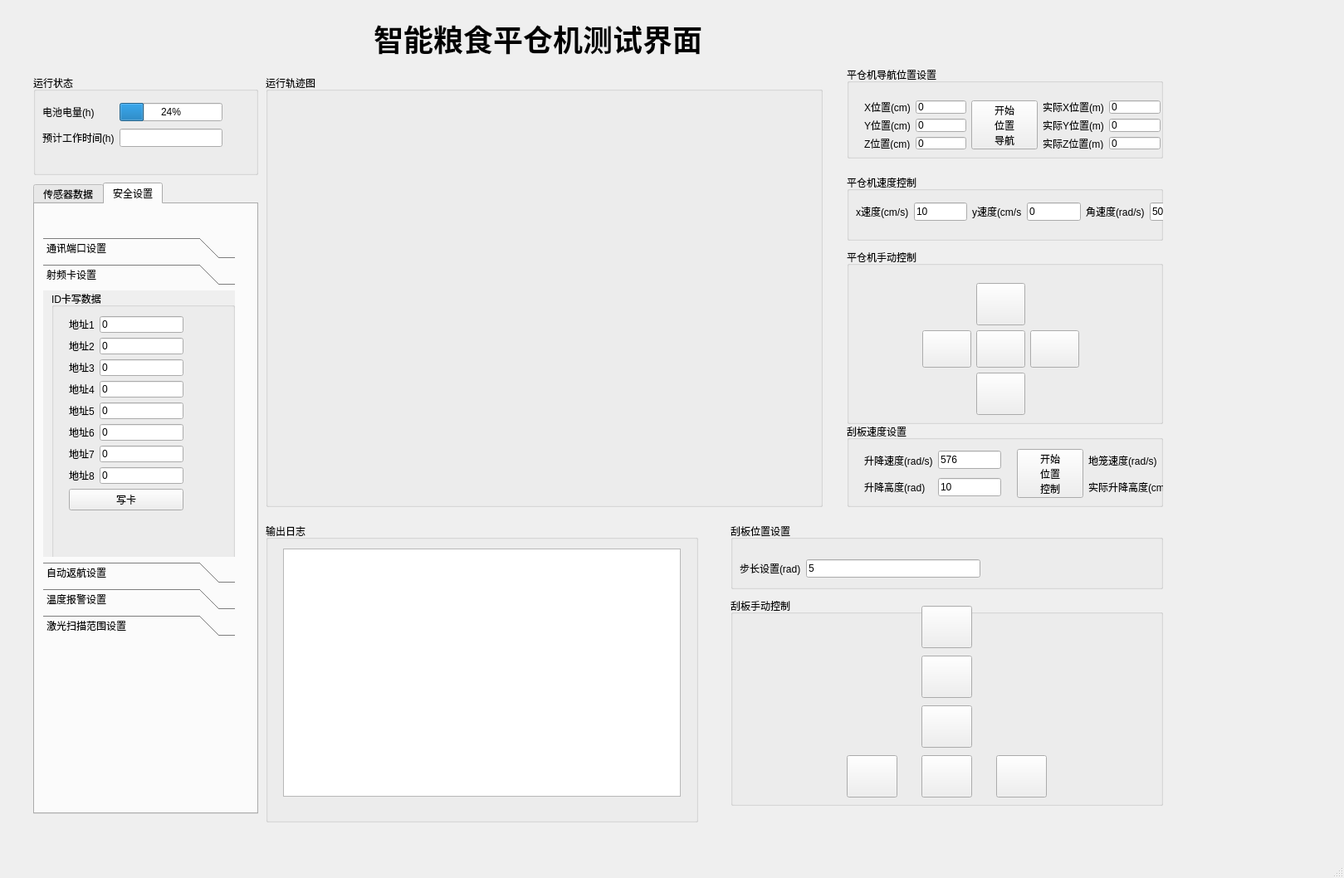
<?xml version="1.0" encoding="UTF-8"?>
<ui version="4.0">
 <class>MainWindow</class>
 <widget class="QMainWindow" name="MainWindow">
  <property name="windowModality">
   <enum>Qt::NonModal</enum>
  </property>
  <property name="geometry">
   <rect>
    <x>0</x>
    <y>0</y>
    <width>1619</width>
    <height>1058</height>
   </rect>
  </property>
  <property name="minimumSize">
   <size>
    <width>0</width>
    <height>0</height>
   </size>
  </property>
  <property name="windowTitle">
   <string>MainWindow</string>
  </property>
  <property name="windowOpacity">
   <double>1.000000000000000</double>
  </property>
  <property name="autoFillBackground">
   <bool>false</bool>
  </property>
  <property name="tabShape">
   <enum>QTabWidget::Rounded</enum>
  </property>
  <widget class="QWidget" name="centralWidget">
   <widget class="QGroupBox" name="groupBox">
    <property name="geometry">
     <rect>
      <x>1020</x>
      <y>80</y>
      <width>381</width>
      <height>111</height>
     </rect>
    </property>
    <property name="title">
     <string>平仓机导航位置设置</string>
    </property>
    <widget class="QWidget" name="layoutWidget">
     <property name="geometry">
      <rect>
       <x>10</x>
       <y>30</y>
       <width>379</width>
       <height>81</height>
      </rect>
     </property>
     <layout class="QVBoxLayout" name="verticalLayout_2">
      <item>
       <layout class="QGridLayout" name="gridLayout_5">
        <item row="0" column="1">
         <widget class="QLineEdit" name="expectXPositionlineEdit">
          <property name="text">
           <string>0</string>
          </property>
         </widget>
        </item>
        <item row="2" column="1">
         <widget class="QLineEdit" name="expectZPositionlineEdit">
          <property name="text">
           <string>0</string>
          </property>
         </widget>
        </item>
        <item row="2" column="0">
         <widget class="QLabel" name="label_12">
          <property name="text">
           <string>Z位置(cm)</string>
          </property>
         </widget>
        </item>
        <item row="0" column="3" rowspan="3">
         <widget class="QPushButton" name="startNaviPushButton">
          <property name="sizePolicy">
           <sizepolicy hsizetype="Preferred" vsizetype="Preferred">
            <horstretch>0</horstretch>
            <verstretch>0</verstretch>
           </sizepolicy>
          </property>
          <property name="text">
           <string>开始
位置
 导航 </string>
          </property>
         </widget>
        </item>
        <item row="2" column="4">
         <widget class="QLabel" name="label_62">
          <property name="text">
           <string>实际Z位置(m)</string>
          </property>
         </widget>
        </item>
        <item row="1" column="0">
         <widget class="QLabel" name="label">
          <property name="text">
           <string>Y位置(cm)</string>
          </property>
         </widget>
        </item>
        <item row="1" column="5">
         <widget class="QLineEdit" name="measureYPositionlineEdit">
          <property name="sizePolicy">
           <sizepolicy hsizetype="Preferred" vsizetype="Preferred">
            <horstretch>0</horstretch>
            <verstretch>0</verstretch>
           </sizepolicy>
          </property>
          <property name="text">
           <string>0</string>
          </property>
         </widget>
        </item>
        <item row="1" column="1">
         <widget class="QLineEdit" name="expectYPositionlineEdit">
          <property name="text">
           <string>0</string>
          </property>
         </widget>
        </item>
        <item row="0" column="4">
         <widget class="QLabel" name="label_13">
          <property name="text">
           <string>实际X位置(m)</string>
          </property>
         </widget>
        </item>
        <item row="2" column="5">
         <widget class="QLineEdit" name="measureZPositionlineEdit">
          <property name="text">
           <string>0</string>
          </property>
         </widget>
        </item>
        <item row="0" column="5">
         <widget class="QLineEdit" name="measureXPositionlineEdit">
          <property name="text">
           <string>0</string>
          </property>
         </widget>
        </item>
        <item row="1" column="4">
         <widget class="QLabel" name="label_34">
          <property name="text">
           <string>实际Y位置(m)</string>
          </property>
         </widget>
        </item>
        <item row="0" column="0">
         <widget class="QLabel" name="label_11">
          <property name="text">
           <string>X位置(cm)</string>
          </property>
         </widget>
        </item>
       </layout>
      </item>
     </layout>
    </widget>
   </widget>
   <widget class="QGroupBox" name="groupBox_2">
    <property name="geometry">
     <rect>
      <x>1020</x>
      <y>210</y>
      <width>381</width>
      <height>80</height>
     </rect>
    </property>
    <property name="title">
     <string>平仓机速度控制</string>
    </property>
    <widget class="QWidget" name="layoutWidget">
     <property name="geometry">
      <rect>
       <x>0</x>
       <y>20</y>
       <width>440</width>
       <height>51</height>
      </rect>
     </property>
     <layout class="QGridLayout" name="gridLayout_11">
      <item row="2" column="2">
       <widget class="QLabel" name="label_66">
        <property name="text">
         <string>y速度(cm/s</string>
        </property>
       </widget>
      </item>
      <item row="2" column="0">
       <widget class="QLabel" name="label_78">
        <property name="text">
         <string>x速度(cm/s)</string>
        </property>
       </widget>
      </item>
      <item row="2" column="3">
       <widget class="QLineEdit" name="carYSpeedlineEdit">
        <property name="text">
         <string>0</string>
        </property>
       </widget>
      </item>
      <item row="2" column="1">
       <widget class="QLineEdit" name="carXSpeedlineEdit">
        <property name="text">
         <string>10</string>
        </property>
       </widget>
      </item>
      <item row="2" column="5">
       <widget class="QLineEdit" name="carZSpeedlineEdit">
        <property name="text">
         <string>50</string>
        </property>
       </widget>
      </item>
      <item row="2" column="4">
       <widget class="QLabel" name="label_67">
        <property name="text">
         <string>角速度(rad/s)</string>
        </property>
       </widget>
      </item>
     </layout>
    </widget>
   </widget>
   <widget class="QGroupBox" name="groupBox_3">
    <property name="geometry">
     <rect>
      <x>1020</x>
      <y>300</y>
      <width>381</width>
      <height>211</height>
     </rect>
    </property>
    <property name="title">
     <string>平仓机手动控制</string>
    </property>
    <widget class="QWidget" name="layoutWidget">
     <property name="geometry">
      <rect>
       <x>80</x>
       <y>30</y>
       <width>211</width>
       <height>181</height>
      </rect>
     </property>
     <layout class="QGridLayout" name="gridLayout_12">
      <item row="2" column="0" rowspan="2">
       <widget class="QPushButton" name="turnleftPushButton">
        <property name="sizePolicy">
         <sizepolicy hsizetype="Preferred" vsizetype="Preferred">
          <horstretch>0</horstretch>
          <verstretch>0</verstretch>
         </sizepolicy>
        </property>
        <property name="text">
         <string/>
        </property>
       </widget>
      </item>
      <item row="2" column="1" rowspan="2">
       <widget class="QPushButton" name="stopcarPushButton">
        <property name="enabled">
         <bool>true</bool>
        </property>
        <property name="sizePolicy">
         <sizepolicy hsizetype="Preferred" vsizetype="Preferred">
          <horstretch>0</horstretch>
          <verstretch>0</verstretch>
         </sizepolicy>
        </property>
        <property name="text">
         <string/>
        </property>
       </widget>
      </item>
      <item row="0" column="1" rowspan="2">
       <widget class="QPushButton" name="forwardPushButton">
        <property name="enabled">
         <bool>true</bool>
        </property>
        <property name="sizePolicy">
         <sizepolicy hsizetype="Preferred" vsizetype="Preferred">
          <horstretch>0</horstretch>
          <verstretch>0</verstretch>
         </sizepolicy>
        </property>
        <property name="text">
         <string/>
        </property>
        <property name="iconSize">
         <size>
          <width>128</width>
          <height>128</height>
         </size>
        </property>
       </widget>
      </item>
      <item row="4" column="1" rowspan="2">
       <widget class="QPushButton" name="backwardPushButton">
        <property name="sizePolicy">
         <sizepolicy hsizetype="Preferred" vsizetype="Preferred">
          <horstretch>0</horstretch>
          <verstretch>0</verstretch>
         </sizepolicy>
        </property>
        <property name="text">
         <string/>
        </property>
       </widget>
      </item>
      <item row="2" column="2" rowspan="2">
       <widget class="QPushButton" name="turnrightPushButton">
        <property name="sizePolicy">
         <sizepolicy hsizetype="Preferred" vsizetype="Preferred">
          <horstretch>0</horstretch>
          <verstretch>0</verstretch>
         </sizepolicy>
        </property>
        <property name="text">
         <string/>
        </property>
       </widget>
      </item>
     </layout>
    </widget>
   </widget>
   <widget class="QGroupBox" name="groupBox_4">
    <property name="geometry">
     <rect>
      <x>1020</x>
      <y>510</y>
      <width>381</width>
      <height>101</height>
     </rect>
    </property>
    <property name="title">
     <string>刮板速度设置</string>
    </property>
    <widget class="QWidget" name="layoutWidget">
     <property name="geometry">
      <rect>
       <x>10</x>
       <y>20</y>
       <width>483</width>
       <height>81</height>
      </rect>
     </property>
     <layout class="QGridLayout" name="gridLayout_14">
      <item row="0" column="4">
       <widget class="QLabel" name="label_36">
        <property name="text">
         <string>地笼速度(rad/s)</string>
        </property>
       </widget>
      </item>
      <item row="0" column="2">
       <widget class="QLabel" name="label_37">
        <property name="text">
         <string/>
        </property>
       </widget>
      </item>
      <item row="1" column="0">
       <widget class="QLabel" name="label_69">
        <property name="text">
         <string>升降高度(rad)</string>
        </property>
       </widget>
      </item>
      <item row="0" column="1">
       <widget class="QLineEdit" name="upstairSpeedlineEdit">
        <property name="text">
         <string>576</string>
        </property>
       </widget>
      </item>
      <item row="1" column="6">
       <widget class="QLabel" name="label_70">
        <property name="text">
         <string/>
        </property>
       </widget>
      </item>
      <item row="0" column="0">
       <widget class="QLabel" name="label_38">
        <property name="text">
         <string>升降速度(rad/s)</string>
        </property>
       </widget>
      </item>
      <item row="1" column="1">
       <widget class="QLineEdit" name="expectliftheightlineEdit">
        <property name="text">
         <string>10</string>
        </property>
       </widget>
      </item>
      <item row="1" column="2">
       <widget class="QLabel" name="label_72">
        <property name="text">
         <string/>
        </property>
       </widget>
      </item>
      <item row="1" column="5">
       <widget class="QLineEdit" name="measureliftheightlineEdit">
        <property name="text">
         <string>0</string>
        </property>
       </widget>
      </item>
      <item row="0" column="5">
       <widget class="QLineEdit" name="rollSpeedlineEdit">
        <property name="text">
         <string>576</string>
        </property>
       </widget>
      </item>
      <item row="1" column="4">
       <widget class="QLabel" name="label_73">
        <property name="text">
         <string>实际升降高度(cm)</string>
        </property>
       </widget>
      </item>
      <item row="0" column="3" rowspan="2">
       <widget class="QPushButton" name="startstairPushButton">
        <property name="sizePolicy">
         <sizepolicy hsizetype="Preferred" vsizetype="Preferred">
          <horstretch>0</horstretch>
          <verstretch>0</verstretch>
         </sizepolicy>
        </property>
        <property name="text">
         <string>开始
位置
控制</string>
        </property>
       </widget>
      </item>
     </layout>
    </widget>
   </widget>
   <widget class="QGroupBox" name="groupBox_5">
    <property name="geometry">
     <rect>
      <x>880</x>
      <y>630</y>
      <width>521</width>
      <height>80</height>
     </rect>
    </property>
    <property name="title">
     <string>刮板位置设置</string>
    </property>
    <widget class="QWidget" name="gridLayoutWidget_2">
     <property name="geometry">
      <rect>
       <x>0</x>
       <y>30</y>
       <width>521</width>
       <height>50</height>
      </rect>
     </property>
     <layout class="QGridLayout" name="gridLayout_6">
      <item row="0" column="1">
       <widget class="QLabel" name="label_74">
        <property name="text">
         <string>步长设置(rad)</string>
        </property>
       </widget>
      </item>
      <item row="0" column="3">
       <spacer name="horizontalSpacer_3">
        <property name="orientation">
         <enum>Qt::Horizontal</enum>
        </property>
        <property name="sizeHint" stdset="0">
         <size>
          <width>40</width>
          <height>20</height>
         </size>
        </property>
       </spacer>
      </item>
      <item row="0" column="2">
       <widget class="QLineEdit" name="stairstepPositionlineEdit">
        <property name="text">
         <string>5</string>
        </property>
       </widget>
      </item>
     </layout>
    </widget>
   </widget>
   <widget class="QGroupBox" name="groupBox_6">
    <property name="geometry">
     <rect>
      <x>880</x>
      <y>720</y>
      <width>521</width>
      <height>251</height>
     </rect>
    </property>
    <property name="title">
     <string>刮板手动控制</string>
    </property>
    <widget class="QPushButton" name="upstairPushButton">
     <property name="geometry">
      <rect>
       <x>230</x>
       <y>10</y>
       <width>61</width>
       <height>51</height>
      </rect>
     </property>
     <property name="sizePolicy">
      <sizepolicy hsizetype="Minimum" vsizetype="Preferred">
       <horstretch>0</horstretch>
       <verstretch>0</verstretch>
      </sizepolicy>
     </property>
     <property name="text">
      <string/>
     </property>
    </widget>
    <widget class="QPushButton" name="stoprollPushButton">
     <property name="enabled">
      <bool>true</bool>
     </property>
     <property name="geometry">
      <rect>
       <x>230</x>
       <y>190</y>
       <width>61</width>
       <height>51</height>
      </rect>
     </property>
     <property name="sizePolicy">
      <sizepolicy hsizetype="Preferred" vsizetype="Preferred">
       <horstretch>0</horstretch>
       <verstretch>0</verstretch>
      </sizepolicy>
     </property>
     <property name="text">
      <string/>
     </property>
    </widget>
    <widget class="QPushButton" name="rollrightPushButton">
     <property name="enabled">
      <bool>true</bool>
     </property>
     <property name="geometry">
      <rect>
       <x>320</x>
       <y>190</y>
       <width>61</width>
       <height>51</height>
      </rect>
     </property>
     <property name="sizePolicy">
      <sizepolicy hsizetype="Preferred" vsizetype="Preferred">
       <horstretch>0</horstretch>
       <verstretch>0</verstretch>
      </sizepolicy>
     </property>
     <property name="text">
      <string/>
     </property>
    </widget>
    <widget class="QPushButton" name="downstairPushButton">
     <property name="geometry">
      <rect>
       <x>230</x>
       <y>130</y>
       <width>61</width>
       <height>51</height>
      </rect>
     </property>
     <property name="sizePolicy">
      <sizepolicy hsizetype="Minimum" vsizetype="Preferred">
       <horstretch>0</horstretch>
       <verstretch>0</verstretch>
      </sizepolicy>
     </property>
     <property name="text">
      <string/>
     </property>
    </widget>
    <widget class="QPushButton" name="rollleftPushButton">
     <property name="enabled">
      <bool>true</bool>
     </property>
     <property name="geometry">
      <rect>
       <x>140</x>
       <y>190</y>
       <width>61</width>
       <height>51</height>
      </rect>
     </property>
     <property name="sizePolicy">
      <sizepolicy hsizetype="Preferred" vsizetype="Preferred">
       <horstretch>0</horstretch>
       <verstretch>0</verstretch>
      </sizepolicy>
     </property>
     <property name="text">
      <string/>
     </property>
    </widget>
    <widget class="QPushButton" name="stopStairPushButton">
     <property name="enabled">
      <bool>true</bool>
     </property>
     <property name="geometry">
      <rect>
       <x>230</x>
       <y>70</y>
       <width>61</width>
       <height>51</height>
      </rect>
     </property>
     <property name="sizePolicy">
      <sizepolicy hsizetype="Preferred" vsizetype="Preferred">
       <horstretch>0</horstretch>
       <verstretch>0</verstretch>
      </sizepolicy>
     </property>
     <property name="text">
      <string/>
     </property>
    </widget>
   </widget>
   <widget class="QTabWidget" name="tabWidget">
    <property name="geometry">
     <rect>
      <x>40</x>
      <y>220</y>
      <width>271</width>
      <height>761</height>
     </rect>
    </property>
    <property name="currentIndex">
     <number>1</number>
    </property>
    <widget class="QWidget" name="tab">
     <attribute name="title">
      <string>传感器数据</string>
     </attribute>
     <widget class="QWidget" name="gridLayoutWidget_3">
      <property name="geometry">
       <rect>
        <x>0</x>
        <y>40</y>
        <width>261</width>
        <height>477</height>
       </rect>
      </property>
      <layout class="QGridLayout" name="gridLayout_7">
       <item row="16" column="1">
        <widget class="QLineEdit" name="readIDReg8">
         <property name="text">
          <string>0</string>
         </property>
        </widget>
       </item>
       <item row="15" column="1">
        <widget class="QLineEdit" name="readIDReg7">
         <property name="text">
          <string>0</string>
         </property>
        </widget>
       </item>
       <item row="11" column="1">
        <widget class="QLineEdit" name="readIDReg3">
         <property name="text">
          <string>0</string>
         </property>
        </widget>
       </item>
       <item row="12" column="1">
        <widget class="QLineEdit" name="readIDReg4">
         <property name="text">
          <string>0</string>
         </property>
        </widget>
       </item>
       <item row="13" column="1">
        <widget class="QLineEdit" name="readIDReg5">
         <property name="text">
          <string>0</string>
         </property>
        </widget>
       </item>
       <item row="14" column="1">
        <widget class="QLineEdit" name="readIDReg6">
         <property name="text">
          <string>0</string>
         </property>
        </widget>
       </item>
       <item row="2" column="1">
        <widget class="QProgressBar" name="progressBar_3">
         <property name="value">
          <number>24</number>
         </property>
        </widget>
       </item>
       <item row="3" column="0">
        <widget class="QLabel" name="label_59">
         <property name="text">
          <string>当前卡号(ID)</string>
         </property>
        </widget>
       </item>
       <item row="4" column="0">
        <widget class="QLabel" name="label_60">
         <property name="text">
          <string>上次卡号(ID)</string>
         </property>
        </widget>
       </item>
       <item row="4" column="1">
        <widget class="QLineEdit" name="lineEdit_8"/>
       </item>
       <item row="8" column="1">
        <widget class="QLineEdit" name="lineEdit_11"/>
       </item>
       <item row="7" column="1">
        <widget class="QLineEdit" name="lineEdit_10"/>
       </item>
       <item row="9" column="1">
        <widget class="QLineEdit" name="readIDReg1">
         <property name="text">
          <string>0</string>
         </property>
        </widget>
       </item>
       <item row="3" column="1">
        <widget class="QLineEdit" name="lineEdit_7"/>
       </item>
       <item row="1" column="0">
        <widget class="QLabel" name="label_41">
         <property name="text">
          <string>前车温度(℃)</string>
         </property>
        </widget>
       </item>
       <item row="2" column="0">
        <widget class="QLabel" name="label_45">
         <property name="text">
          <string>后车温度(℃)</string>
         </property>
        </widget>
       </item>
       <item row="1" column="1">
        <widget class="QProgressBar" name="progressBar_2">
         <property name="value">
          <number>24</number>
         </property>
        </widget>
       </item>
       <item row="6" column="1">
        <widget class="QLineEdit" name="lineEdit_9"/>
       </item>
       <item row="10" column="1">
        <widget class="QLineEdit" name="readIDReg2">
         <property name="text">
          <string>0</string>
         </property>
        </widget>
       </item>
       <item row="9" column="0" rowspan="8">
        <widget class="QLabel" name="label_106">
         <property name="text">
          <string>当前卡数据</string>
         </property>
        </widget>
       </item>
       <item row="6" column="0">
        <widget class="QLabel" name="label_103">
         <property name="text">
          <string>当前姿态x(°)</string>
         </property>
        </widget>
       </item>
       <item row="7" column="0">
        <widget class="QLabel" name="label_105">
         <property name="text">
          <string>当前姿态y(°)</string>
         </property>
        </widget>
       </item>
       <item row="8" column="0">
        <widget class="QLabel" name="label_107">
         <property name="text">
          <string>当前姿态z(°)</string>
         </property>
        </widget>
       </item>
      </layout>
     </widget>
     <widget class="QPushButton" name="dataTablePushButton">
      <property name="enabled">
       <bool>true</bool>
      </property>
      <property name="geometry">
       <rect>
        <x>10</x>
        <y>660</y>
        <width>121</width>
        <height>41</height>
       </rect>
      </property>
      <property name="text">
       <string>显示数据表</string>
      </property>
      <property name="default">
       <bool>false</bool>
      </property>
     </widget>
     <widget class="QPushButton" name="exitPushButton">
      <property name="enabled">
       <bool>true</bool>
      </property>
      <property name="geometry">
       <rect>
        <x>160</x>
        <y>660</y>
        <width>91</width>
        <height>41</height>
       </rect>
      </property>
      <property name="text">
       <string>退出</string>
      </property>
      <property name="default">
       <bool>false</bool>
      </property>
     </widget>
    </widget>
    <widget class="QWidget" name="tab_2">
     <attribute name="title">
      <string>安全设置</string>
     </attribute>
     <widget class="QToolBox" name="toolBox">
      <property name="geometry">
       <rect>
        <x>10</x>
        <y>40</y>
        <width>231</width>
        <height>481</height>
       </rect>
      </property>
      <property name="currentIndex">
       <number>1</number>
      </property>
      <widget class="QWidget" name="page_5">
       <property name="geometry">
        <rect>
         <x>0</x>
         <y>0</y>
         <width>231</width>
         <height>331</height>
        </rect>
       </property>
       <attribute name="label">
        <string>通讯端口设置</string>
       </attribute>
       <widget class="QGroupBox" name="groupBox_11">
        <property name="geometry">
         <rect>
          <x>0</x>
          <y>10</y>
          <width>211</width>
          <height>101</height>
         </rect>
        </property>
        <property name="title">
         <string>端口设置</string>
        </property>
        <widget class="QWidget" name="gridLayoutWidget_4">
         <property name="geometry">
          <rect>
           <x>10</x>
           <y>20</y>
           <width>195</width>
           <height>71</height>
          </rect>
         </property>
         <layout class="QGridLayout" name="gridLayout_9">
          <item row="0" column="1">
           <widget class="QComboBox" name="serialPortComboBox"/>
          </item>
          <item row="1" column="1">
           <widget class="QPushButton" name="OpenButton">
            <property name="text">
             <string>打开串口</string>
            </property>
            <attribute name="buttonGroup">
             <string notr="true">buttonGroup</string>
            </attribute>
           </widget>
          </item>
          <item row="0" column="0">
           <widget class="QLabel" name="serialPortLabel">
            <property name="font">
             <font>
              <pointsize>9</pointsize>
             </font>
            </property>
            <property name="text">
             <string>串口</string>
            </property>
            <property name="alignment">
             <set>Qt::AlignLeading|Qt::AlignLeft|Qt::AlignTop</set>
            </property>
           </widget>
          </item>
          <item row="1" column="0">
           <widget class="QPushButton" name="closeButton">
            <property name="text">
             <string>关闭串口</string>
            </property>
            <attribute name="buttonGroup">
             <string notr="true">buttonGroup</string>
            </attribute>
           </widget>
          </item>
         </layout>
        </widget>
       </widget>
      </widget>
      <widget class="QWidget" name="page">
       <property name="geometry">
        <rect>
         <x>0</x>
         <y>0</y>
         <width>231</width>
         <height>331</height>
        </rect>
       </property>
       <attribute name="label">
        <string>射频卡设置</string>
       </attribute>
       <widget class="QGroupBox" name="groupBox_12">
        <property name="geometry">
         <rect>
          <x>10</x>
          <y>0</y>
          <width>221</width>
          <height>331</height>
         </rect>
        </property>
        <property name="title">
         <string>ID卡写数据</string>
        </property>
        <widget class="QWidget" name="verticalLayoutWidget_5">
         <property name="geometry">
          <rect>
           <x>10</x>
           <y>20</y>
           <width>160</width>
           <height>256</height>
          </rect>
         </property>
         <layout class="QVBoxLayout" name="verticalLayout_6">
          <item>
           <layout class="QGridLayout" name="gridLayout_10">
            <item row="8" column="0">
             <widget class="QLabel" name="label_68">
              <property name="text">
               <string>地址8</string>
              </property>
             </widget>
            </item>
            <item row="4" column="0">
             <widget class="QLabel" name="label_55">
              <property name="text">
               <string>地址4</string>
              </property>
             </widget>
            </item>
            <item row="6" column="0">
             <widget class="QLabel" name="label_75">
              <property name="text">
               <string>地址6</string>
              </property>
             </widget>
            </item>
            <item row="7" column="1">
             <widget class="QLineEdit" name="writeIDReg3">
              <property name="text">
               <string>0</string>
              </property>
             </widget>
            </item>
            <item row="4" column="1">
             <widget class="QLineEdit" name="writeIDReg6">
              <property name="text">
               <string>0</string>
              </property>
             </widget>
            </item>
            <item row="0" column="1">
             <widget class="QLineEdit" name="writeIDReg1">
              <property name="text">
               <string>0</string>
              </property>
             </widget>
            </item>
            <item row="3" column="1">
             <widget class="QLineEdit" name="writeIDReg7">
              <property name="text">
               <string>0</string>
              </property>
             </widget>
            </item>
            <item row="3" column="0">
             <widget class="QLabel" name="label_76">
              <property name="text">
               <string>地址3</string>
              </property>
             </widget>
            </item>
            <item row="8" column="1">
             <widget class="QLineEdit" name="writeIDReg8">
              <property name="text">
               <string>0</string>
              </property>
             </widget>
            </item>
            <item row="2" column="1">
             <widget class="QLineEdit" name="writeIDReg2">
              <property name="text">
               <string>0</string>
              </property>
             </widget>
            </item>
            <item row="0" column="0">
             <widget class="QLabel" name="label_50">
              <property name="text">
               <string>地址1</string>
              </property>
             </widget>
            </item>
            <item row="2" column="0">
             <widget class="QLabel" name="label_77">
              <property name="text">
               <string>地址2</string>
              </property>
             </widget>
            </item>
            <item row="5" column="0">
             <widget class="QLabel" name="label_79">
              <property name="text">
               <string>地址5</string>
              </property>
             </widget>
            </item>
            <item row="5" column="1">
             <widget class="QLineEdit" name="writeIDReg4">
              <property name="text">
               <string>0</string>
              </property>
             </widget>
            </item>
            <item row="6" column="1">
             <widget class="QLineEdit" name="writeIDReg5">
              <property name="text">
               <string>0</string>
              </property>
             </widget>
            </item>
            <item row="7" column="0">
             <widget class="QLabel" name="label_80">
              <property name="text">
               <string>地址7</string>
              </property>
             </widget>
            </item>
           </layout>
          </item>
          <item>
           <widget class="QPushButton" name="writeIDpushButton">
            <property name="text">
             <string>写卡</string>
            </property>
           </widget>
          </item>
         </layout>
        </widget>
       </widget>
      </widget>
      <widget class="QWidget" name="page_2">
       <property name="geometry">
        <rect>
         <x>0</x>
         <y>0</y>
         <width>231</width>
         <height>331</height>
        </rect>
       </property>
       <attribute name="label">
        <string>自动返航设置</string>
       </attribute>
       <widget class="QGroupBox" name="groupBox_13">
        <property name="geometry">
         <rect>
          <x>0</x>
          <y>10</y>
          <width>221</width>
          <height>121</height>
         </rect>
        </property>
        <property name="title">
         <string>自动返航设置</string>
        </property>
        <widget class="QWidget" name="verticalLayoutWidget_6">
         <property name="geometry">
          <rect>
           <x>10</x>
           <y>20</y>
           <width>211</width>
           <height>88</height>
          </rect>
         </property>
         <layout class="QVBoxLayout" name="verticalLayout_7">
          <item>
           <layout class="QGridLayout" name="gridLayout_13">
            <item row="1" column="1">
             <widget class="QLineEdit" name="rightlaserrange_3">
              <property name="text">
               <string>20</string>
              </property>
             </widget>
            </item>
            <item row="1" column="0">
             <widget class="QLabel" name="label_111">
              <property name="text">
               <string>电量过低(mah)</string>
              </property>
             </widget>
            </item>
            <item row="0" column="0">
             <widget class="QLabel" name="label_112">
              <property name="text">
               <string>定时时间(min)</string>
              </property>
             </widget>
            </item>
            <item row="0" column="1">
             <widget class="QLineEdit" name="leftlaserrange_3">
              <property name="text">
               <string>240</string>
              </property>
             </widget>
            </item>
           </layout>
          </item>
          <item>
           <widget class="QPushButton" name="setNavToOriginPushButton">
            <property name="text">
             <string>返航设置</string>
            </property>
           </widget>
          </item>
         </layout>
        </widget>
       </widget>
      </widget>
      <widget class="QWidget" name="page_3">
       <property name="geometry">
        <rect>
         <x>0</x>
         <y>0</y>
         <width>100</width>
         <height>30</height>
        </rect>
       </property>
       <attribute name="label">
        <string>温度报警设置</string>
       </attribute>
       <widget class="QGroupBox" name="groupBox_14">
        <property name="geometry">
         <rect>
          <x>0</x>
          <y>20</y>
          <width>241</width>
          <height>111</height>
         </rect>
        </property>
        <property name="title">
         <string>温度报警设置</string>
        </property>
        <widget class="QWidget" name="verticalLayoutWidget_7">
         <property name="geometry">
          <rect>
           <x>10</x>
           <y>20</y>
           <width>221</width>
           <height>88</height>
          </rect>
         </property>
         <layout class="QVBoxLayout" name="verticalLayout_8">
          <item>
           <layout class="QGridLayout" name="gridLayout_15">
            <item row="0" column="0">
             <widget class="QLabel" name="label_44">
              <property name="text">
               <string>上限报警值(℃)</string>
              </property>
             </widget>
            </item>
            <item row="1" column="0">
             <widget class="QLabel" name="label_47">
              <property name="text">
               <string>下限报警值(℃)</string>
              </property>
             </widget>
            </item>
            <item row="0" column="1">
             <widget class="QLineEdit" name="lineEdit_5"/>
            </item>
            <item row="1" column="1">
             <widget class="QLineEdit" name="lineEdit_6"/>
            </item>
           </layout>
          </item>
          <item>
           <widget class="QPushButton" name="setLaserRangepushButton_7">
            <property name="text">
             <string>写卡</string>
            </property>
           </widget>
          </item>
         </layout>
        </widget>
       </widget>
      </widget>
      <widget class="QWidget" name="page_4">
       <property name="geometry">
        <rect>
         <x>0</x>
         <y>0</y>
         <width>100</width>
         <height>30</height>
        </rect>
       </property>
       <attribute name="label">
        <string>激光扫描范围设置</string>
       </attribute>
       <widget class="QGroupBox" name="groupBox_15">
        <property name="geometry">
         <rect>
          <x>0</x>
          <y>0</y>
          <width>221</width>
          <height>111</height>
         </rect>
        </property>
        <property name="title">
         <string>激光扫描范围设置</string>
        </property>
        <widget class="QWidget" name="verticalLayoutWidget_8">
         <property name="geometry">
          <rect>
           <x>10</x>
           <y>20</y>
           <width>211</width>
           <height>88</height>
          </rect>
         </property>
         <layout class="QVBoxLayout" name="verticalLayout_9">
          <item>
           <layout class="QGridLayout" name="gridLayout_17">
            <item row="1" column="1">
             <widget class="QLineEdit" name="rightlaserrange">
              <property name="text">
               <string>60</string>
              </property>
             </widget>
            </item>
            <item row="1" column="0">
             <widget class="QLabel" name="label_113">
              <property name="text">
               <string>扫描右范围(°)</string>
              </property>
             </widget>
            </item>
            <item row="0" column="0">
             <widget class="QLabel" name="label_114">
              <property name="text">
               <string>扫描左范围(°)</string>
              </property>
             </widget>
            </item>
            <item row="0" column="1">
             <widget class="QLineEdit" name="leftlaserrange">
              <property name="text">
               <string>-60</string>
              </property>
             </widget>
            </item>
           </layout>
          </item>
          <item>
           <widget class="QPushButton" name="setLaserRangepushButton">
            <property name="text">
             <string>扫描范围设置</string>
            </property>
           </widget>
          </item>
         </layout>
        </widget>
       </widget>
      </widget>
     </widget>
    </widget>
   </widget>
   <widget class="QGroupBox" name="groupBox_7">
    <property name="geometry">
     <rect>
      <x>40</x>
      <y>90</y>
      <width>271</width>
      <height>121</height>
     </rect>
    </property>
    <property name="title">
     <string>运行状态</string>
    </property>
    <widget class="QWidget" name="gridLayoutWidget_5">
     <property name="geometry">
      <rect>
       <x>0</x>
       <y>20</y>
       <width>239</width>
       <height>81</height>
      </rect>
     </property>
     <layout class="QGridLayout" name="gridLayout">
      <item row="1" column="1">
       <widget class="QLineEdit" name="lineEdit_4"/>
      </item>
      <item row="0" column="0">
       <widget class="QLabel" name="label_32">
        <property name="text">
         <string>电池电量(h)</string>
        </property>
       </widget>
      </item>
      <item row="1" column="0">
       <widget class="QLabel" name="label_43">
        <property name="text">
         <string>预计工作时间(h)</string>
        </property>
       </widget>
      </item>
      <item row="0" column="1">
       <widget class="QProgressBar" name="progressBar">
        <property name="value">
         <number>24</number>
        </property>
       </widget>
      </item>
     </layout>
    </widget>
   </widget>
   <widget class="QLabel" name="title1">
    <property name="geometry">
     <rect>
      <x>450</x>
      <y>20</y>
      <width>581</width>
      <height>51</height>
     </rect>
    </property>
    <property name="font">
     <font>
      <family>新宋体</family>
      <pointsize>27</pointsize>
      <weight>75</weight>
      <bold>true</bold>
     </font>
    </property>
    <property name="text">
     <string>智能粮食平仓机测试界面</string>
    </property>
    <property name="textFormat">
     <enum>Qt::PlainText</enum>
    </property>
    <property name="scaledContents">
     <bool>false</bool>
    </property>
    <property name="alignment">
     <set>Qt::AlignLeading|Qt::AlignLeft|Qt::AlignTop</set>
    </property>
   </widget>
   <widget class="QGroupBox" name="groupBox_8">
    <property name="geometry">
     <rect>
      <x>320</x>
      <y>90</y>
      <width>671</width>
      <height>521</height>
     </rect>
    </property>
    <property name="title">
     <string>运行轨迹图</string>
    </property>
    <widget class="QWidget" name="gridLayoutWidget_11">
     <property name="geometry">
      <rect>
       <x>10</x>
       <y>30</y>
       <width>651</width>
       <height>471</height>
      </rect>
     </property>
     <layout class="QGridLayout" name="gridLayout_3">
      <item row="0" column="0">
       <widget class="QWidget" name="paintwidget" native="true"/>
      </item>
     </layout>
    </widget>
   </widget>
   <widget class="QGroupBox" name="groupBox_9">
    <property name="geometry">
     <rect>
      <x>320</x>
      <y>630</y>
      <width>521</width>
      <height>361</height>
     </rect>
    </property>
    <property name="title">
     <string>输出日志</string>
    </property>
    <widget class="QWidget" name="gridLayoutWidget">
     <property name="geometry">
      <rect>
       <x>10</x>
       <y>20</y>
       <width>501</width>
       <height>321</height>
      </rect>
     </property>
     <layout class="QGridLayout" name="gridLayout_19">
      <item row="0" column="0">
       <widget class="QTextBrowser" name="receivetextBrowser"/>
      </item>
     </layout>
    </widget>
   </widget>
  </widget>
  <widget class="QStatusBar" name="statusBar">
   <property name="sizeGripEnabled">
    <bool>true</bool>
   </property>
  </widget>
  <action name="actionInformation">
   <property name="text">
    <string>Information</string>
   </property>
  </action>
 </widget>
 <layoutdefault spacing="6" margin="11"/>
 <resources/>
 <connections/>
 <buttongroups>
  <buttongroup name="buttonGroup"/>
 </buttongroups>
</ui>
